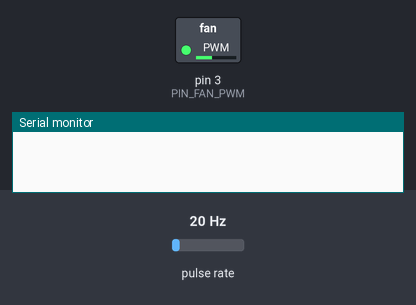
A sketch run on a simulated Arduino Uno, built with avr-gcc and run on an emulated ATmega328P. Parts: switched loads named in the sketch (green lamp = pin HIGH), the last lines printed to the serial monitor. Wiring (inferred from the names in the program): pulse sensor: data pin 2. Inputs (shaded band) come from the test bench; at power-on: pulse rate 20 Hz. Pins used as bus, display or sensor lines are not drawn.

Above: at 0.05 s.
At 1.5 s:
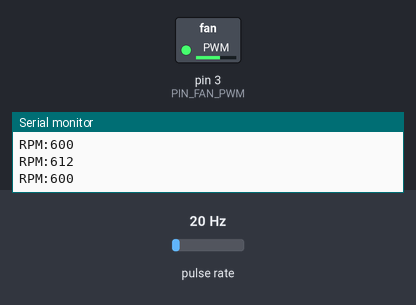
At 3.0 s:
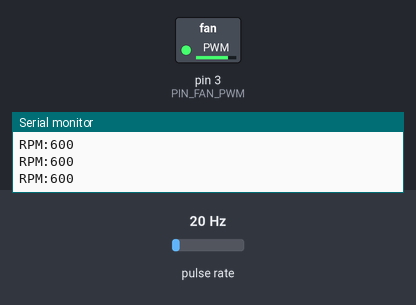
Timing chart, 0 to 6.9 s (numbered marks = the images above):
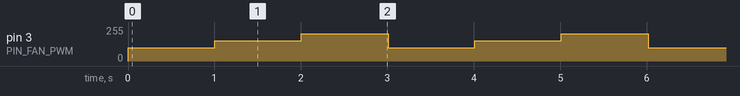

Measured:
- by itself, pin 3 (PIN_FAN_PWM): repeats every 3.0 s: 203/255 1.0 s, 100/255 1.0 s, 152/255 1.0 s

The sketch:

src.ino
```cpp
// Version 0.0.2 - Fan PWM Cycle plus Tach
// Sam Rozell
// 23 July 2022

#include "ice_box.h"

// Configure Timer 2 (pin 3) to output 25kHz PWM.
// Pin 11 will be unavailable for output in this mode
void setupTimer2( void ){
    //Set PWM frequency to about 25khz on pin 3 (timer 2 mode 5, prescale 8, count to 79)
    TIMSK2 = 0;
    TIFR2 = 0;
    TCCR2A = (1 << COM2B1) | (1 << WGM21) | (1 << WGM20);
    TCCR2B = (1 << WGM22) | (1 << CS21);
    OCR2A = 79;
    OCR2B = 0;
}

// equivalent of analogWrite on pin 3
void setPWM2( float f ){
    // limit input from FAN_PWM_DC_MIN to 1
    f= (f<FAN_PWM_DC_MIN) ? FAN_PWM_DC_MIN : (f>1 ? 1 : f);
    OCR2B = (uint8_t)(79*f);
}


//Interrupt handler. Stores the timestamps of the last 2 interrupts and handles debouncing
unsigned long volatile ts1=0,ts2=0;
void tachISR() {
    unsigned long m=millis();
    if((m-ts2)>FAN_TACH_DEBOUNCE){
        ts1=ts2;
        ts2=m;
    }
}
//Calculates the RPM based on the timestamps of the last 2 interrupts. Can be called at any time.
unsigned long calcRPM(){
    if(millis()-ts2<FAN_TACH_STUCK_THRESHOLD&&ts2!=0){
        return (60000/(ts2-ts1))/2;
    }else return 0;
}


void setup() {
  // enable fan power through relay
  pinMode(PIN_FAN_POWER, OUTPUT);
  digitalWrite(PIN_FAN_POWER, HIGH);

  // setp fan PWM timer
  pinMode(PIN_FAN_PWM, OUTPUT);
  setupTimer2();
  setPWM2(0.4f);

  // setup fan tachometry
  pinMode(PIN_FAN_TACH, INPUT_PULLUP);
  //set tachISR to be triggered when the signal on the sense pin goes low
  attachInterrupt(digitalPinToInterrupt(PIN_FAN_TACH), tachISR, FALLING);
  Serial.begin(9600); //enable serial so we can see the RPM in the serial monitor
}

void loop() {

  setPWM2(0.4f);
  for (int i=0; i<10; i++) {
    delay(100);
    Serial.print("RPM:");
    Serial.println(calcRPM());
  }
  setPWM2(0.6f);
  for (int i=0; i<10; i++) {
    delay(100);
    Serial.print("RPM:");
    Serial.println(calcRPM());
  }
  setPWM2(0.8f);
  for (int i=0; i<10; i++) {
    delay(100);
    Serial.print("RPM:");
    Serial.println(calcRPM());
  }
}
```

ice_box.h
```cpp
#ifndef ICE_BOX_H
#define ICE_BOX_H

// BOARD MODULE
#define PIN_FAN_TACH (2)
#define PIN_FAN_PWM (3)
#define PIN_FAN_POWER (4)

// FAN MODULE
#define FAN_PWM_DC_MIN (0.2f)
#define FAN_TACH_DEBOUNCE (20) //0 is fine for most fans, crappy fans may require 10 or 20 to filter out noise
#define FAN_TACH_STUCK_THRESHOLD (500) // if no interrupts were received for 500ms, consider the fan as stuck and report 0 RPM


#endif //ICE_BOX_H
```
